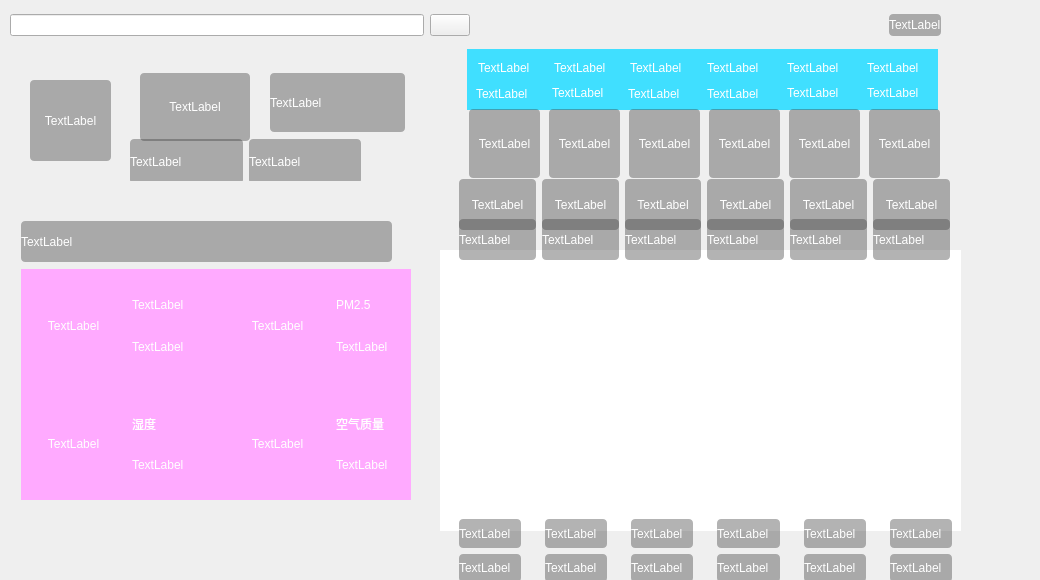
<?xml version="1.0" encoding="UTF-8"?>
<ui version="4.0">
 <class>MainWindow</class>
 <widget class="QMainWindow" name="MainWindow">
  <property name="geometry">
   <rect>
    <x>0</x>
    <y>0</y>
    <width>1040</width>
    <height>580</height>
   </rect>
  </property>
  <property name="windowTitle">
   <string>MainWindow</string>
  </property>
  <widget class="QWidget" name="centralwidget">
   <widget class="QWidget" name="widget" native="true">
    <property name="geometry">
     <rect>
      <x>0</x>
      <y>0</y>
      <width>1040</width>
      <height>585</height>
     </rect>
    </property>
    <property name="styleSheet">
     <string notr="true">QWidget#widget{
	border-image:url(:/res/background.png);
}

QLabel {
	front: 25 10pt &quot;微软雅黑&quot;;
	border-radius: 4px;
	background-color: rgba(60, 60, 60, 100);
	color: rgb(255, 255, 255);
}</string>
    </property>
    <widget class="QWidget" name="widget_6" native="true">
     <property name="geometry">
      <rect>
       <x>10</x>
       <y>0</y>
       <width>931</width>
       <height>51</height>
      </rect>
     </property>
     <layout class="QGridLayout" name="gridLayout_3">
      <item row="0" column="0">
       <widget class="QLineEdit" name="lineEditCity"/>
      </item>
      <item row="0" column="2">
       <spacer name="horizontalSpacer">
        <property name="orientation">
         <enum>Qt::Horizontal</enum>
        </property>
        <property name="sizeHint" stdset="0">
         <size>
          <width>380</width>
          <height>20</height>
         </size>
        </property>
       </spacer>
      </item>
      <item row="0" column="1">
       <widget class="QPushButton" name="searchBtn">
        <property name="text">
         <string/>
        </property>
        <property name="icon">
         <iconset resource="res.qrc">
          <normaloff>:/res/search.png</normaloff>:/res/search.png</iconset>
        </property>
       </widget>
      </item>
      <item row="0" column="3">
       <widget class="QLabel" name="dateLabel">
        <property name="text">
         <string>TextLabel</string>
        </property>
       </widget>
      </item>
     </layout>
    </widget>
    <widget class="QWidget" name="widget_2" native="true">
     <property name="geometry">
      <rect>
       <x>10</x>
       <y>60</y>
       <width>421</width>
       <height>121</height>
      </rect>
     </property>
     <widget class="QLabel" name="lblTypeIcon">
      <property name="geometry">
       <rect>
        <x>20</x>
        <y>20</y>
        <width>81</width>
        <height>81</height>
       </rect>
      </property>
      <property name="text">
       <string>TextLabel</string>
      </property>
      <property name="alignment">
       <set>Qt::AlignCenter</set>
      </property>
     </widget>
     <widget class="QWidget" name="widget_7" native="true">
      <property name="geometry">
       <rect>
        <x>110</x>
        <y>19</y>
        <width>311</width>
        <height>111</height>
       </rect>
      </property>
      <widget class="QWidget" name="widget_8" native="true">
       <property name="geometry">
        <rect>
         <x>10</x>
         <y>60</y>
         <width>231</width>
         <height>45</height>
        </rect>
       </property>
       <layout class="QHBoxLayout" name="horizontalLayout_2">
        <item>
         <widget class="QLabel" name="lblTypeToday">
          <property name="text">
           <string>TextLabel</string>
          </property>
         </widget>
        </item>
        <item>
         <widget class="QLabel" name="lblHighLow">
          <property name="text">
           <string>TextLabel</string>
          </property>
         </widget>
        </item>
       </layout>
      </widget>
     </widget>
     <widget class="QWidget" name="widget_9" native="true">
      <property name="geometry">
       <rect>
        <x>120</x>
        <y>3</y>
        <width>291</width>
        <height>81</height>
       </rect>
      </property>
      <widget class="QLabel" name="lblTemperature">
       <property name="geometry">
        <rect>
         <x>10</x>
         <y>10</y>
         <width>110</width>
         <height>68</height>
        </rect>
       </property>
       <property name="styleSheet">
        <string notr="true">font: 20pt &quot;Microsoft YaHei UI&quot;;</string>
       </property>
       <property name="text">
        <string>TextLabel</string>
       </property>
       <property name="alignment">
        <set>Qt::AlignCenter</set>
       </property>
      </widget>
      <widget class="QLabel" name="addressLabel">
       <property name="geometry">
        <rect>
         <x>140</x>
         <y>10</y>
         <width>135</width>
         <height>59</height>
        </rect>
       </property>
       <property name="text">
        <string>TextLabel</string>
       </property>
      </widget>
     </widget>
    </widget>
    <widget class="QWidget" name="widget_3" native="true">
     <property name="geometry">
      <rect>
       <x>10</x>
       <y>210</y>
       <width>401</width>
       <height>291</height>
      </rect>
     </property>
     <widget class="QLabel" name="coldIndexLabel">
      <property name="geometry">
       <rect>
        <x>11</x>
        <y>11</y>
        <width>371</width>
        <height>41</height>
       </rect>
      </property>
      <property name="text">
       <string>TextLabel</string>
      </property>
     </widget>
     <widget class="QWidget" name="widget_10" native="true">
      <property name="geometry">
       <rect>
        <x>11</x>
        <y>59</y>
        <width>401</width>
        <height>231</height>
       </rect>
      </property>
      <property name="styleSheet">
       <string notr="true">background-color: rgb(170, 85, 255);
background-color: rgb(255, 170, 255);</string>
      </property>
      <layout class="QGridLayout" name="gridLayout">
       <item row="0" column="0">
        <widget class="QWidget" name="widget_11" native="true">
         <layout class="QHBoxLayout" name="horizontalLayout_4">
          <item>
           <widget class="QLabel" name="lblwindIconToday">
            <property name="text">
             <string>TextLabel</string>
            </property>
            <property name="alignment">
             <set>Qt::AlignCenter</set>
            </property>
           </widget>
          </item>
          <item>
           <widget class="QWidget" name="widget_32" native="true">
            <layout class="QVBoxLayout" name="verticalLayout">
             <item>
              <widget class="QLabel" name="lblFxToday">
               <property name="text">
                <string>TextLabel</string>
               </property>
              </widget>
             </item>
             <item>
              <widget class="QLabel" name="lblFlToday">
               <property name="text">
                <string>TextLabel</string>
               </property>
              </widget>
             </item>
            </layout>
           </widget>
          </item>
         </layout>
         <zorder>widget_32</zorder>
         <zorder>lblwindIconToday</zorder>
        </widget>
       </item>
       <item row="0" column="1">
        <widget class="QWidget" name="widget_12" native="true">
         <layout class="QHBoxLayout" name="horizontalLayout_5">
          <item>
           <widget class="QLabel" name="lblPM25Icon">
            <property name="text">
             <string>TextLabel</string>
            </property>
            <property name="alignment">
             <set>Qt::AlignCenter</set>
            </property>
           </widget>
          </item>
          <item>
           <widget class="QWidget" name="widget_39" native="true">
            <layout class="QVBoxLayout" name="verticalLayout_27">
             <item>
              <widget class="QLabel" name="windIcon_6">
               <property name="text">
                <string>PM2.5</string>
               </property>
              </widget>
             </item>
             <item>
              <widget class="QLabel" name="lblPM25">
               <property name="text">
                <string>TextLabel</string>
               </property>
              </widget>
             </item>
            </layout>
           </widget>
          </item>
         </layout>
         <zorder>widget_39</zorder>
         <zorder>lblPM25Icon</zorder>
        </widget>
       </item>
       <item row="1" column="0">
        <widget class="QWidget" name="widget_13" native="true">
         <layout class="QHBoxLayout" name="horizontalLayout_6">
          <item>
           <widget class="QLabel" name="lblHumidityIcon">
            <property name="text">
             <string>TextLabel</string>
            </property>
            <property name="alignment">
             <set>Qt::AlignCenter</set>
            </property>
           </widget>
          </item>
          <item>
           <widget class="QWidget" name="widget_46" native="true">
            <layout class="QVBoxLayout" name="verticalLayout_28">
             <item>
              <widget class="QLabel" name="windIcon_9">
               <property name="text">
                <string>湿度</string>
               </property>
              </widget>
             </item>
             <item>
              <widget class="QLabel" name="lblHumidity">
               <property name="text">
                <string>TextLabel</string>
               </property>
              </widget>
             </item>
            </layout>
           </widget>
          </item>
         </layout>
        </widget>
       </item>
       <item row="1" column="1">
        <widget class="QWidget" name="widget_14" native="true">
         <layout class="QHBoxLayout" name="horizontalLayout_7">
          <item>
           <widget class="QLabel" name="aqiIconToday">
            <property name="text">
             <string>TextLabel</string>
            </property>
            <property name="alignment">
             <set>Qt::AlignCenter</set>
            </property>
           </widget>
          </item>
          <item>
           <widget class="QWidget" name="widget_47" native="true">
            <layout class="QVBoxLayout" name="verticalLayout_29">
             <item>
              <widget class="QLabel" name="windIcon_12">
               <property name="text">
                <string>空气质量</string>
               </property>
              </widget>
             </item>
             <item>
              <widget class="QLabel" name="lblAqiToday">
               <property name="text">
                <string>TextLabel</string>
               </property>
              </widget>
             </item>
            </layout>
           </widget>
          </item>
         </layout>
        </widget>
       </item>
      </layout>
     </widget>
    </widget>
    <widget class="QWidget" name="widget_4" native="true">
     <property name="geometry">
      <rect>
       <x>460</x>
       <y>60</y>
       <width>471</width>
       <height>89</height>
      </rect>
     </property>
     <layout class="QVBoxLayout" name="verticalLayout_2"/>
    </widget>
    <widget class="QWidget" name="widget_5" native="true">
     <property name="geometry">
      <rect>
       <x>440</x>
       <y>240</y>
       <width>541</width>
       <height>351</height>
      </rect>
     </property>
     <widget class="QWidget" name="widget_19" native="true">
      <property name="geometry">
       <rect>
        <x>0</x>
        <y>10</y>
        <width>521</width>
        <height>281</height>
       </rect>
      </property>
      <property name="styleSheet">
       <string notr="true">background-color: rgb(255, 255, 255);
</string>
      </property>
      <layout class="QVBoxLayout" name="verticalLayout_3">
       <item>
        <widget class="QWidget" name="widget_23" native="true">
         <layout class="QHBoxLayout" name="horizontalLayout_8">
          <item>
           <widget class="QLabel" name="lblHighCurve">
            <property name="text">
             <string/>
            </property>
           </widget>
          </item>
         </layout>
        </widget>
       </item>
       <item>
        <widget class="QWidget" name="widget_24" native="true">
         <layout class="QHBoxLayout" name="horizontalLayout_9">
          <item>
           <widget class="QLabel" name="lblLowCurve">
            <property name="text">
             <string/>
            </property>
           </widget>
          </item>
         </layout>
        </widget>
       </item>
      </layout>
     </widget>
     <widget class="QWidget" name="widget_18" native="true">
      <property name="geometry">
       <rect>
        <x>10</x>
        <y>270</y>
        <width>511</width>
        <height>81</height>
       </rect>
      </property>
      <layout class="QHBoxLayout" name="horizontalLayout">
       <item>
        <widget class="QWidget" name="widget_26" native="true">
         <layout class="QVBoxLayout" name="verticalLayout_9">
          <item>
           <widget class="QLabel" name="lblFx0">
            <property name="text">
             <string>TextLabel</string>
            </property>
           </widget>
          </item>
          <item>
           <widget class="QLabel" name="lblFl0">
            <property name="text">
             <string>TextLabel</string>
            </property>
           </widget>
          </item>
         </layout>
        </widget>
       </item>
       <item>
        <widget class="QWidget" name="widget_27" native="true">
         <layout class="QVBoxLayout" name="verticalLayout_10">
          <item>
           <widget class="QLabel" name="lblFx1">
            <property name="text">
             <string>TextLabel</string>
            </property>
           </widget>
          </item>
          <item>
           <widget class="QLabel" name="lblFl1">
            <property name="text">
             <string>TextLabel</string>
            </property>
           </widget>
          </item>
         </layout>
        </widget>
       </item>
       <item>
        <widget class="QWidget" name="widget_28" native="true">
         <layout class="QVBoxLayout" name="verticalLayout_11">
          <item>
           <widget class="QLabel" name="lblFx2">
            <property name="text">
             <string>TextLabel</string>
            </property>
           </widget>
          </item>
          <item>
           <widget class="QLabel" name="lblFl2">
            <property name="text">
             <string>TextLabel</string>
            </property>
           </widget>
          </item>
         </layout>
        </widget>
       </item>
       <item>
        <widget class="QWidget" name="widget_29" native="true">
         <layout class="QVBoxLayout" name="verticalLayout_12">
          <item>
           <widget class="QLabel" name="lblFx3">
            <property name="text">
             <string>TextLabel</string>
            </property>
           </widget>
          </item>
          <item>
           <widget class="QLabel" name="lblFl3">
            <property name="text">
             <string>TextLabel</string>
            </property>
           </widget>
          </item>
         </layout>
        </widget>
       </item>
       <item>
        <widget class="QWidget" name="widget_30" native="true">
         <layout class="QVBoxLayout" name="verticalLayout_13">
          <item>
           <widget class="QLabel" name="lblFx4">
            <property name="text">
             <string>TextLabel</string>
            </property>
           </widget>
          </item>
          <item>
           <widget class="QLabel" name="lblFl4">
            <property name="text">
             <string>TextLabel</string>
            </property>
           </widget>
          </item>
         </layout>
        </widget>
       </item>
       <item>
        <widget class="QWidget" name="widget_31" native="true">
         <layout class="QVBoxLayout" name="verticalLayout_14">
          <item>
           <widget class="QLabel" name="lblFx5">
            <property name="text">
             <string>TextLabel</string>
            </property>
           </widget>
          </item>
          <item>
           <widget class="QLabel" name="lblFl5">
            <property name="text">
             <string>TextLabel</string>
            </property>
           </widget>
          </item>
         </layout>
        </widget>
       </item>
      </layout>
     </widget>
    </widget>
    <widget class="QWidget" name="widget_16" native="true">
     <property name="geometry">
      <rect>
       <x>459</x>
       <y>49</y>
       <width>541</width>
       <height>221</height>
      </rect>
     </property>
     <widget class="QWidget" name="widget_15" native="true">
      <property name="geometry">
       <rect>
        <x>8</x>
        <y>0</y>
        <width>471</width>
        <height>61</height>
       </rect>
      </property>
      <property name="styleSheet">
       <string notr="true">background-color: rgb(64, 223, 255);
font: 700 9pt &quot;Microsoft YaHei UI&quot;;</string>
      </property>
      <widget class="QLabel" name="lbDate5">
       <property name="geometry">
        <rect>
         <x>400</x>
         <y>11</y>
         <width>69</width>
         <height>16</height>
        </rect>
       </property>
       <property name="text">
        <string>TextLabel</string>
       </property>
      </widget>
      <widget class="QLabel" name="lblWeek3">
       <property name="geometry">
        <rect>
         <x>240</x>
         <y>34</y>
         <width>71</width>
         <height>21</height>
        </rect>
       </property>
       <property name="text">
        <string>TextLabel</string>
       </property>
      </widget>
      <widget class="QLabel" name="lblWeek5">
       <property name="geometry">
        <rect>
         <x>400</x>
         <y>34</y>
         <width>71</width>
         <height>20</height>
        </rect>
       </property>
       <property name="text">
        <string>TextLabel</string>
       </property>
      </widget>
      <widget class="QLabel" name="lbDate0">
       <property name="geometry">
        <rect>
         <x>11</x>
         <y>11</y>
         <width>69</width>
         <height>16</height>
        </rect>
       </property>
       <property name="text">
        <string>TextLabel</string>
       </property>
      </widget>
      <widget class="QLabel" name="lblWeek2">
       <property name="geometry">
        <rect>
         <x>161</x>
         <y>34</y>
         <width>71</width>
         <height>21</height>
        </rect>
       </property>
       <property name="text">
        <string>TextLabel</string>
       </property>
      </widget>
      <widget class="QLabel" name="lbDate1">
       <property name="geometry">
        <rect>
         <x>87</x>
         <y>11</y>
         <width>69</width>
         <height>16</height>
        </rect>
       </property>
       <property name="text">
        <string>TextLabel</string>
       </property>
      </widget>
      <widget class="QLabel" name="lblWeek1">
       <property name="geometry">
        <rect>
         <x>85</x>
         <y>34</y>
         <width>71</width>
         <height>20</height>
        </rect>
       </property>
       <property name="text">
        <string>TextLabel</string>
       </property>
      </widget>
      <widget class="QLabel" name="lbDate3">
       <property name="geometry">
        <rect>
         <x>240</x>
         <y>11</y>
         <width>69</width>
         <height>16</height>
        </rect>
       </property>
       <property name="text">
        <string>TextLabel</string>
       </property>
      </widget>
      <widget class="QLabel" name="lblWeek4">
       <property name="geometry">
        <rect>
         <x>320</x>
         <y>34</y>
         <width>71</width>
         <height>20</height>
        </rect>
       </property>
       <property name="text">
        <string>TextLabel</string>
       </property>
      </widget>
      <widget class="QLabel" name="lbDate4">
       <property name="geometry">
        <rect>
         <x>320</x>
         <y>11</y>
         <width>69</width>
         <height>16</height>
        </rect>
       </property>
       <property name="text">
        <string>TextLabel</string>
       </property>
      </widget>
      <widget class="QLabel" name="lblWeek0">
       <property name="geometry">
        <rect>
         <x>9</x>
         <y>34</y>
         <width>71</width>
         <height>21</height>
        </rect>
       </property>
       <property name="text">
        <string>TextLabel</string>
       </property>
      </widget>
      <widget class="QLabel" name="lbDate2">
       <property name="geometry">
        <rect>
         <x>163</x>
         <y>11</y>
         <width>69</width>
         <height>16</height>
        </rect>
       </property>
       <property name="text">
        <string>TextLabel</string>
       </property>
      </widget>
     </widget>
     <widget class="QWidget" name="widget_17" native="true">
      <property name="geometry">
       <rect>
        <x>0</x>
        <y>170</y>
        <width>491</width>
        <height>41</height>
       </rect>
      </property>
      <layout class="QGridLayout" name="gridLayout_4">
       <item row="0" column="5">
        <widget class="QLabel" name="lblQuality5">
         <property name="text">
          <string>TextLabel</string>
         </property>
        </widget>
       </item>
       <item row="0" column="4">
        <widget class="QLabel" name="lblQuality4">
         <property name="text">
          <string>TextLabel</string>
         </property>
        </widget>
       </item>
       <item row="0" column="3">
        <widget class="QLabel" name="lblQuality3">
         <property name="text">
          <string>TextLabel</string>
         </property>
        </widget>
       </item>
       <item row="0" column="2">
        <widget class="QLabel" name="lblQuality2">
         <property name="text">
          <string>TextLabel</string>
         </property>
        </widget>
       </item>
       <item row="0" column="1">
        <widget class="QLabel" name="lblQuality1">
         <property name="text">
          <string>TextLabel</string>
         </property>
        </widget>
       </item>
       <item row="0" column="0">
        <widget class="QLabel" name="lblQuality0">
         <property name="text">
          <string>TextLabel</string>
         </property>
        </widget>
       </item>
      </layout>
     </widget>
     <widget class="QWidget" name="widget_20" native="true">
      <property name="geometry">
       <rect>
        <x>10</x>
        <y>60</y>
        <width>491</width>
        <height>101</height>
       </rect>
      </property>
      <widget class="QWidget" name="widget_21" native="true">
       <property name="geometry">
        <rect>
         <x>0</x>
         <y>0</y>
         <width>481</width>
         <height>71</height>
        </rect>
       </property>
       <widget class="QLabel" name="lblTypeIcon0">
        <property name="geometry">
         <rect>
          <x>0</x>
          <y>0</y>
          <width>71</width>
          <height>69</height>
         </rect>
        </property>
        <property name="text">
         <string>TextLabel</string>
        </property>
        <property name="alignment">
         <set>Qt::AlignCenter</set>
        </property>
       </widget>
       <widget class="QLabel" name="lblTypeIcon1">
        <property name="geometry">
         <rect>
          <x>80</x>
          <y>0</y>
          <width>71</width>
          <height>69</height>
         </rect>
        </property>
        <property name="text">
         <string>TextLabel</string>
        </property>
        <property name="alignment">
         <set>Qt::AlignCenter</set>
        </property>
       </widget>
       <widget class="QLabel" name="lblTypeIcon2">
        <property name="geometry">
         <rect>
          <x>160</x>
          <y>0</y>
          <width>71</width>
          <height>69</height>
         </rect>
        </property>
        <property name="text">
         <string>TextLabel</string>
        </property>
        <property name="alignment">
         <set>Qt::AlignCenter</set>
        </property>
       </widget>
       <widget class="QLabel" name="lblTypeIcon3">
        <property name="geometry">
         <rect>
          <x>240</x>
          <y>0</y>
          <width>71</width>
          <height>69</height>
         </rect>
        </property>
        <property name="text">
         <string>TextLabel</string>
        </property>
        <property name="alignment">
         <set>Qt::AlignCenter</set>
        </property>
       </widget>
       <widget class="QLabel" name="lblTypeIcon4">
        <property name="geometry">
         <rect>
          <x>320</x>
          <y>0</y>
          <width>71</width>
          <height>69</height>
         </rect>
        </property>
        <property name="text">
         <string>TextLabel</string>
        </property>
        <property name="alignment">
         <set>Qt::AlignCenter</set>
        </property>
       </widget>
       <widget class="QLabel" name="lblTypeIcon5">
        <property name="geometry">
         <rect>
          <x>400</x>
          <y>0</y>
          <width>71</width>
          <height>69</height>
         </rect>
        </property>
        <property name="text">
         <string>TextLabel</string>
        </property>
        <property name="alignment">
         <set>Qt::AlignCenter</set>
        </property>
       </widget>
      </widget>
     </widget>
     <widget class="QWidget" name="widget_22" native="true">
      <property name="geometry">
       <rect>
        <x>0</x>
        <y>130</y>
        <width>491</width>
        <height>51</height>
       </rect>
      </property>
      <layout class="QHBoxLayout" name="horizontalLayout_3">
       <item>
        <widget class="QLabel" name="lblType0">
         <property name="text">
          <string>TextLabel</string>
         </property>
         <property name="alignment">
          <set>Qt::AlignCenter</set>
         </property>
        </widget>
       </item>
       <item>
        <widget class="QLabel" name="lblType1">
         <property name="text">
          <string>TextLabel</string>
         </property>
         <property name="alignment">
          <set>Qt::AlignCenter</set>
         </property>
        </widget>
       </item>
       <item>
        <widget class="QLabel" name="lblType2">
         <property name="text">
          <string>TextLabel</string>
         </property>
         <property name="alignment">
          <set>Qt::AlignCenter</set>
         </property>
        </widget>
       </item>
       <item>
        <widget class="QLabel" name="lblType3">
         <property name="text">
          <string>TextLabel</string>
         </property>
         <property name="alignment">
          <set>Qt::AlignCenter</set>
         </property>
        </widget>
       </item>
       <item>
        <widget class="QLabel" name="lblType4">
         <property name="text">
          <string>TextLabel</string>
         </property>
         <property name="alignment">
          <set>Qt::AlignCenter</set>
         </property>
        </widget>
       </item>
       <item>
        <widget class="QLabel" name="lblType5">
         <property name="text">
          <string>TextLabel</string>
         </property>
         <property name="alignment">
          <set>Qt::AlignCenter</set>
         </property>
        </widget>
       </item>
      </layout>
     </widget>
    </widget>
   </widget>
  </widget>
 </widget>
 <resources>
  <include location="res.qrc"/>
 </resources>
 <connections/>
</ui>
